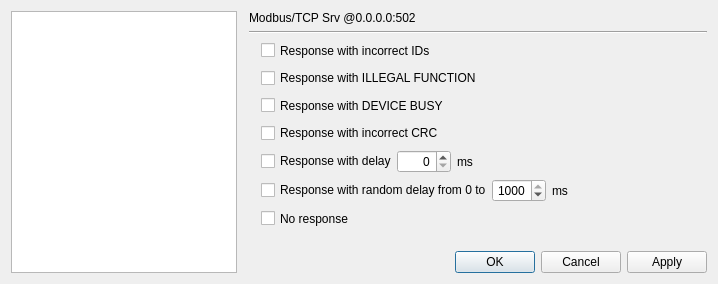
<?xml version="1.0" encoding="UTF-8"?>
<ui version="4.0">
 <class>DialogServerSettings</class>
 <widget class="QDialog" name="DialogServerSettings">
  <property name="geometry">
   <rect>
    <x>0</x>
    <y>0</y>
    <width>718</width>
    <height>284</height>
   </rect>
  </property>
  <property name="windowTitle">
   <string>Modbus server settings</string>
  </property>
  <layout class="QGridLayout" name="gridLayout">
   <item row="8" column="3">
    <spacer name="verticalSpacer">
     <property name="orientation">
      <enum>Qt::Orientation::Vertical</enum>
     </property>
     <property name="sizeType">
      <enum>QSizePolicy::Policy::Fixed</enum>
     </property>
     <property name="sizeHint" stdset="0">
      <size>
       <width>168</width>
       <height>10</height>
      </size>
     </property>
    </spacer>
   </item>
   <item row="2" column="3" colspan="2">
    <widget class="QCheckBox" name="checkBoxIllegalFunc">
     <property name="sizePolicy">
      <sizepolicy hsizetype="Minimum" vsizetype="Preferred">
       <horstretch>0</horstretch>
       <verstretch>0</verstretch>
      </sizepolicy>
     </property>
     <property name="text">
      <string>Response with ILLEGAL FUNCTION</string>
     </property>
    </widget>
   </item>
   <item row="5" column="3" colspan="2">
    <layout class="QHBoxLayout" name="horizontalLayout">
     <property name="spacing">
      <number>0</number>
     </property>
     <item>
      <widget class="QCheckBox" name="checkBoxDelay">
       <property name="text">
        <string>Response with delay</string>
       </property>
      </widget>
     </item>
     <item>
      <widget class="QSpinBox" name="spinBoxDelay">
       <property name="alignment">
        <set>Qt::AlignmentFlag::AlignRight|Qt::AlignmentFlag::AlignTrailing|Qt::AlignmentFlag::AlignVCenter</set>
       </property>
       <property name="maximum">
        <number>1000</number>
       </property>
       <property name="value">
        <number>0</number>
       </property>
      </widget>
     </item>
     <item>
      <spacer name="horizontalSpacer_3">
       <property name="orientation">
        <enum>Qt::Orientation::Horizontal</enum>
       </property>
       <property name="sizeType">
        <enum>QSizePolicy::Policy::Fixed</enum>
       </property>
       <property name="sizeHint" stdset="0">
        <size>
         <width>6</width>
         <height>0</height>
        </size>
       </property>
      </spacer>
     </item>
     <item>
      <widget class="QLabel" name="labelMs">
       <property name="text">
        <string>ms</string>
       </property>
      </widget>
     </item>
     <item>
      <spacer name="horizontalSpacer">
       <property name="orientation">
        <enum>Qt::Orientation::Horizontal</enum>
       </property>
       <property name="sizeHint" stdset="0">
        <size>
         <width>40</width>
         <height>0</height>
        </size>
       </property>
      </spacer>
     </item>
    </layout>
   </item>
   <item row="9" column="4">
    <widget class="QDialogButtonBox" name="buttonBox">
     <property name="orientation">
      <enum>Qt::Orientation::Horizontal</enum>
     </property>
     <property name="standardButtons">
      <set>QDialogButtonBox::StandardButton::Apply|QDialogButtonBox::StandardButton::Cancel|QDialogButtonBox::StandardButton::Ok</set>
     </property>
    </widget>
   </item>
   <item row="7" column="3">
    <widget class="QCheckBox" name="checkBoxNoResponse">
     <property name="sizePolicy">
      <sizepolicy hsizetype="Minimum" vsizetype="Preferred">
       <horstretch>0</horstretch>
       <verstretch>0</verstretch>
      </sizepolicy>
     </property>
     <property name="text">
      <string>No response</string>
     </property>
    </widget>
   </item>
   <item row="2" column="2" rowspan="4">
    <spacer name="horizontalSpacer_5">
     <property name="orientation">
      <enum>Qt::Orientation::Horizontal</enum>
     </property>
     <property name="sizeType">
      <enum>QSizePolicy::Policy::Fixed</enum>
     </property>
     <property name="sizeHint" stdset="0">
      <size>
       <width>6</width>
       <height>20</height>
      </size>
     </property>
    </spacer>
   </item>
   <item row="0" column="2" colspan="3">
    <layout class="QVBoxLayout" name="verticalLayout">
     <item>
      <widget class="QLabel" name="labelSrvName">
       <property name="text">
        <string>Modbus/TCP Srv @0.0.0.0:502</string>
       </property>
      </widget>
     </item>
     <item>
      <widget class="Line" name="line">
       <property name="orientation">
        <enum>Qt::Orientation::Horizontal</enum>
       </property>
      </widget>
     </item>
    </layout>
   </item>
   <item row="1" column="3">
    <widget class="QCheckBox" name="checkBoxErrIncorrentId">
     <property name="sizePolicy">
      <sizepolicy hsizetype="Minimum" vsizetype="Preferred">
       <horstretch>0</horstretch>
       <verstretch>0</verstretch>
      </sizepolicy>
     </property>
     <property name="text">
      <string>Response with incorrect IDs</string>
     </property>
    </widget>
   </item>
   <item row="0" column="0" rowspan="10">
    <widget class="QListWidget" name="listServers"/>
   </item>
   <item row="4" column="3" colspan="2">
    <widget class="QCheckBox" name="checkBoxCrcErr">
     <property name="sizePolicy">
      <sizepolicy hsizetype="Minimum" vsizetype="Preferred">
       <horstretch>0</horstretch>
       <verstretch>0</verstretch>
      </sizepolicy>
     </property>
     <property name="text">
      <string>Response with incorrect CRC</string>
     </property>
    </widget>
   </item>
   <item row="0" column="1">
    <spacer name="horizontalSpacer_6">
     <property name="orientation">
      <enum>Qt::Orientation::Horizontal</enum>
     </property>
     <property name="sizeType">
      <enum>QSizePolicy::Policy::Fixed</enum>
     </property>
     <property name="sizeHint" stdset="0">
      <size>
       <width>6</width>
       <height>20</height>
      </size>
     </property>
    </spacer>
   </item>
   <item row="3" column="3">
    <widget class="QCheckBox" name="checkBoxBusy">
     <property name="sizePolicy">
      <sizepolicy hsizetype="Minimum" vsizetype="Preferred">
       <horstretch>0</horstretch>
       <verstretch>0</verstretch>
      </sizepolicy>
     </property>
     <property name="text">
      <string>Response with DEVICE BUSY</string>
     </property>
    </widget>
   </item>
   <item row="6" column="3" colspan="2">
    <layout class="QHBoxLayout" name="horizontalLayout_2">
     <property name="spacing">
      <number>0</number>
     </property>
     <item>
      <widget class="QCheckBox" name="checkBoxRandomDelay">
       <property name="text">
        <string>Response with random delay from 0 to</string>
       </property>
      </widget>
     </item>
     <item>
      <widget class="QSpinBox" name="spinBox">
       <property name="alignment">
        <set>Qt::AlignmentFlag::AlignRight|Qt::AlignmentFlag::AlignTrailing|Qt::AlignmentFlag::AlignVCenter</set>
       </property>
       <property name="minimum">
        <number>1</number>
       </property>
       <property name="maximum">
        <number>1000</number>
       </property>
       <property name="value">
        <number>1000</number>
       </property>
      </widget>
     </item>
     <item>
      <spacer name="horizontalSpacer_4">
       <property name="orientation">
        <enum>Qt::Orientation::Horizontal</enum>
       </property>
       <property name="sizeType">
        <enum>QSizePolicy::Policy::Fixed</enum>
       </property>
       <property name="sizeHint" stdset="0">
        <size>
         <width>6</width>
         <height>0</height>
        </size>
       </property>
      </spacer>
     </item>
     <item>
      <widget class="QLabel" name="labelMs_2">
       <property name="text">
        <string>ms</string>
       </property>
      </widget>
     </item>
     <item>
      <spacer name="horizontalSpacer_2">
       <property name="orientation">
        <enum>Qt::Orientation::Horizontal</enum>
       </property>
       <property name="sizeHint" stdset="0">
        <size>
         <width>40</width>
         <height>0</height>
        </size>
       </property>
      </spacer>
     </item>
    </layout>
   </item>
  </layout>
 </widget>
 <resources/>
 <connections>
  <connection>
   <sender>buttonBox</sender>
   <signal>accepted()</signal>
   <receiver>DialogServerSettings</receiver>
   <slot>accept()</slot>
   <hints>
    <hint type="sourcelabel">
     <x>624</x>
     <y>287</y>
    </hint>
    <hint type="destinationlabel">
     <x>157</x>
     <y>274</y>
    </hint>
   </hints>
  </connection>
  <connection>
   <sender>buttonBox</sender>
   <signal>rejected()</signal>
   <receiver>DialogServerSettings</receiver>
   <slot>reject()</slot>
   <hints>
    <hint type="sourcelabel">
     <x>624</x>
     <y>287</y>
    </hint>
    <hint type="destinationlabel">
     <x>286</x>
     <y>274</y>
    </hint>
   </hints>
  </connection>
 </connections>
</ui>
